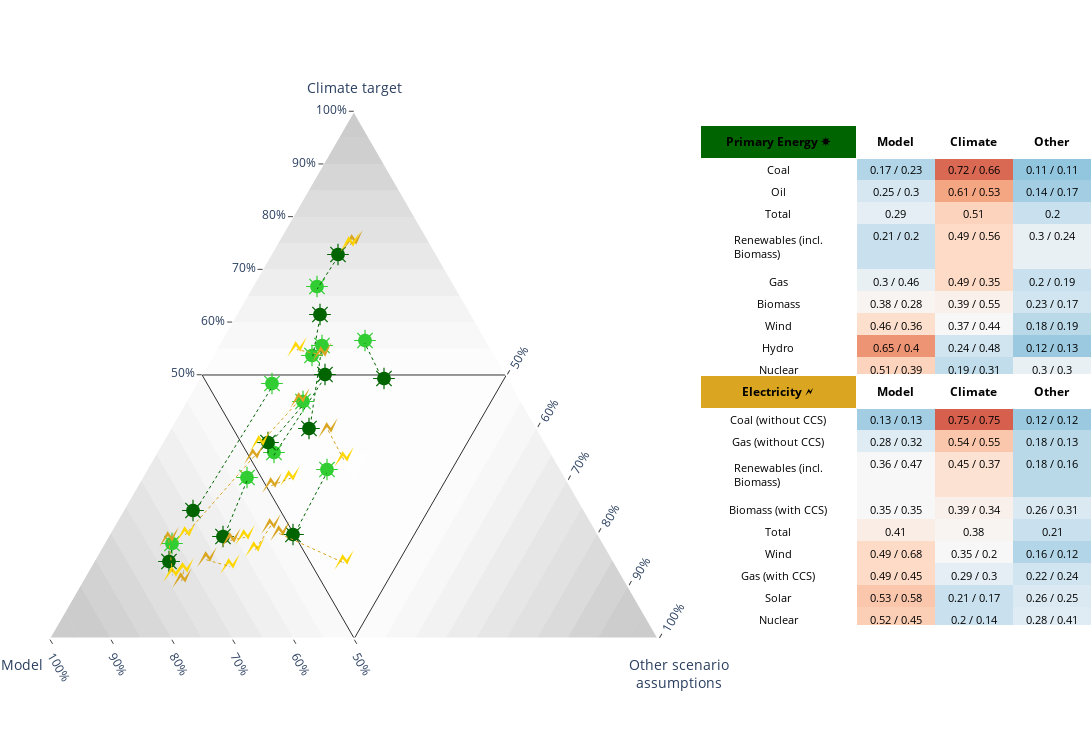

This figure's notebook cell:
### Code cell
# -*- coding: utf-8 -*-
fig = make_subplots(
    rows=6, cols=5,
    horizontal_spacing = 0.04,
    vertical_spacing=0,
    # column_widths = [0.15, 0.7, 0.15],
    # row_heights = [0.15, 0.7, 0.15],
    # specs = [[{"type": "table", "rowspan": 2}, {"type": "scatterternary", "colspan": 2, "rowspan": 6}, {}, {"type": "table", "rowspan": 2}],
    #          [{}, {}, {}, {}],
    #          [{"type": "table", "rowspan": 2}, {}, {}, {"type": "table", "rowspan": 2}],
    #          [{}, {}, {}, {}],
    #          [{"type": "table", "rowspan": 2}, {}, {}, {"type": "table", "rowspan": 2}],
    #          [{}, {}, {}, {}]
    #         ]
    specs = [[{"type": "scatterternary", "colspan": 3, "rowspan": 6}, {}, {}, {}, {}],
             [{}, {}, {}, {"type": "table", "rowspan": 2, "colspan": 2}, {}],
             [{}, {}, {}, {}, {}],
             [{}, {}, {}, {"type": "table", "rowspan": 2, "colspan": 2}, {}],
             [{}, {}, {}, {}, {}],
             [{}, {}, {}, {}, {}]
            ]
)

# Lines 50%
fig.add_trace(go.Scatterternary(a=[0.5, 0.5, 0, 0.5], b=[0, 0.5, 0.5, 0], c=[0.5, 0, 0.5, 0.5],
                                                mode='lines',
                                                showlegend=False,
                                                hoverinfo='skip',
                                                marker={'size': 15,
                                                        'color': 'black',
                                                        'opacity': 1,#0.9-i*0.03,
                                                        'line' :dict(width=0., color="rgba(89,168,89,1)")},
                                                line={'width': 1, #np.mean(s[i:i+2])*0.5,
                                                        'color': 'black'},
                                                textfont=dict(size=5,
                                                        color='black')), 1, 1)
                                                        
fig.add_trace(tables[0], 2, 4)
fig.add_trace(tables[1], 4, 4)
#fig.add_trace(tables[5], 5, 3)

#fig.add_trace(tables[3], 1, 3)
#fig.add_trace(tables[4], 3, 3)
#fig.add_trace(tables[2], 7, 3)


#fig.add_traces(fig1.data, 1, 1)
for n in range(len(conttraces)):
        fig.add_trace(conttraces[n], 1, 1)
# for n in range(len(conttracesb)):
#         fig.add_trace(conttracesb[n], 1, 1)
# for n in range(len(trace_ternary_lines)):
#     fig.add_trace(trace_ternary_lines[n], 1, 1)
# for n in range(len(trace_ternary_border)):
#     fig.add_trace(trace_ternary_border[n], 1, 1)
for n in range(len(scatters)):
    fig.add_trace(scatters[n], 1, 1)
fig.update_layout(height=750, width=1300)
fig.update_layout({'margin':dict(l=50,r=0,b=0,t=0),
'ternary':
{'sum':1,
'bgcolor':'rgba(0,0,0,0)',#'whitesmoke',
    # "paper_bgcolor":'rgba(0,0,0,0)',
    # "plot_bgcolor":'rgba(0,0,0,0)',
'aaxis':{'title': 'Climate target<br>', 'min': 0, 
        'linewidth':0, 'ticks':'outside',
        'tickmode':'array','tickvals':[0.5, 0.6, 0.7, 0.8, 0.9, 1.0], 'ticktext':['50%', '60%', '70%', '80%', '90%', '100%'], 'tickfont':{'size':12}},
'baxis':{'title': 'Model &nbsp; &nbsp;', 'min': 0, 
        'linewidth':2, 'ticks':'outside',
        'tickmode':'array','tickvals':[0.5, 0.6, 0.7, 0.8, 0.9, 1.0], 'ticktext':['50%', '60%', '70%', '80%', '90%', '100%'],'tickangle':60, 'tickfont':{'size':12}},
'caxis':{'title': 'Other scenario<br>assumptions', 'min': 0, 
        'linewidth':2, 'ticks':'outside',
        'tickmode':'array','tickvals':[0.5, 0.6, 0.7, 0.8, 0.9, 1.0], 'ticktext':['50%', '60%', '70%', '80%', '90%', '100%'],'tickangle':-60, 'tickfont':{'size':12}}}})

# fig.add_trace(go.Scatterternary(a=[a], b=[b], c=[c],
# mode='text', textfont={'size': 35},
# #text=[u'&#128663;'.encode("utf-8")]))
# text=[u'\u9935'.encode("utf-8")]))
#draw_line(fig, "Primary energy coal", 0.5, 0.725, 150, -40, "forestgreen")
# draw_line(fig, "Primary energy oil", 0.49, 0.62, 210, -40, "violet")
# draw_line(fig, "Kyoto gas emissions", 0.51, 0.905, 120, -30, "goldenrod")
# draw_line(fig, "Coal (w/o CCS) in<br>electricity production", 0.52, 0.765, 150, -60, "forestgreen")
# draw_line(fig, "Electricity usage<br>in industry", 0.385, 0.235, -120, -120, "silver")
# draw_line(fig, "Electricity usage<br>in transport", 0.395, 0.205, 200, -40, "teal")
#draw_line(fig, "Electricity usage<br>in residential", 0.38, 0.145, 180, 40, "silver")
# draw_ann(fig, "Electricity in<br>residential sector", 0.20, 0.486, "darkgray", "down", "right")
# draw_ann(fig, "Electricity in<br>transport sector", 0.22, 0.556, "teal", "up", "right")
# draw_ann(fig, "Electricity in<br>industry sector", 0.20, 0.592, "peru", "up", "left")
# draw_ann(fig, "Primary Energy<br>from coal", 0.30, 0.85, "forestgreen", "up", "left")
# draw_ann(fig, "Primary Energy<br>from oil", 0.29, 0.743, "forestgreen", "down", "left")
# draw_ann(fig, "Kyoto gas<br>emissions", 0.345, 0.945, "violet", "down", "right")
# draw_ann(fig, "Electricity from<br>coal (w/o CCS)", 0.335, 0.832, "goldenrod", "down", "right")
fig.show()
